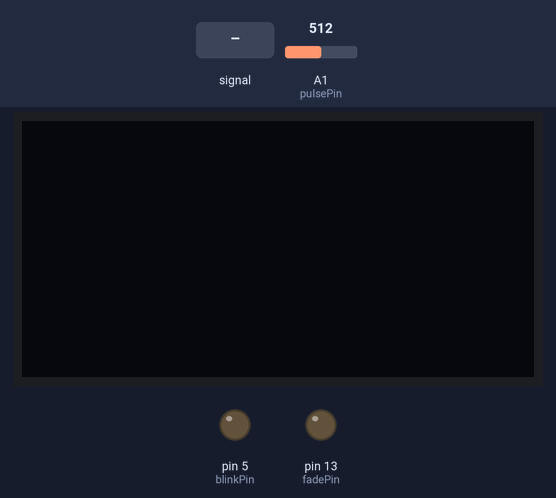
Bench run of a sketch on a simulated Arduino Uno, built with avr-gcc and run on an emulated ATmega328P. Shown: 128×64 one-colour display, output pins drawn as LEDs (lit = HIGH). Inputs (shaded band) come from the test bench; at power-on: A1 (pulsePin) = 512. What the sketch prints to the serial monitor is not drawn.

Above: at 1.2 s.
1.3 s: A1 (pulsePin) fed a 200 Hz sine of ±81 counts around its level
At 2.65 s:
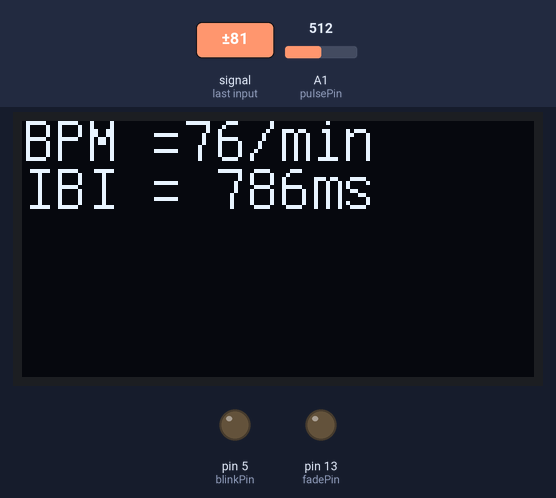
4.3 s: A1 (pulsePin) set to 540
At 5.6 s:
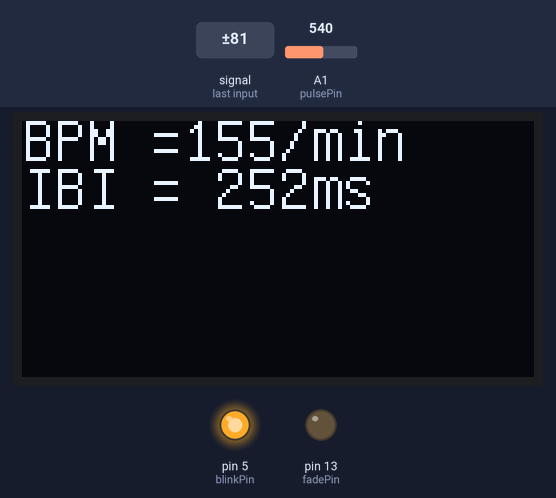
6.3 s: A1 (pulsePin) fed a 2 Hz sine of ±306 counts around its level
At 6.84 s:
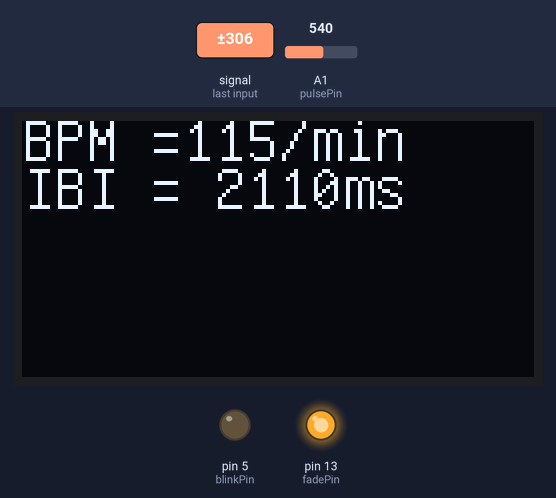
9.3 s: A1 (pulsePin) set to 716
At 10.5 s:
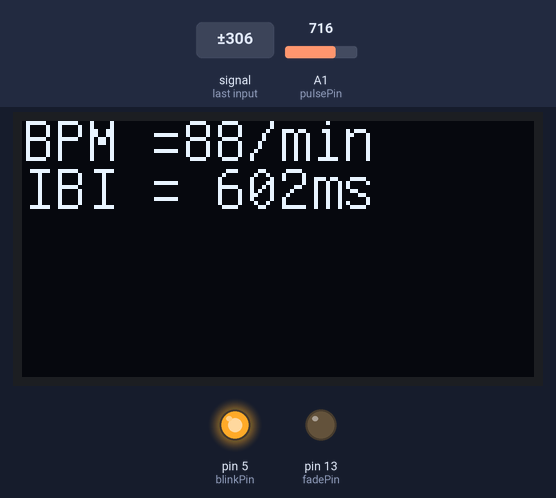
Timing chart, 0 to 12.3 s (numbered marks = the images above; inputs shaded):
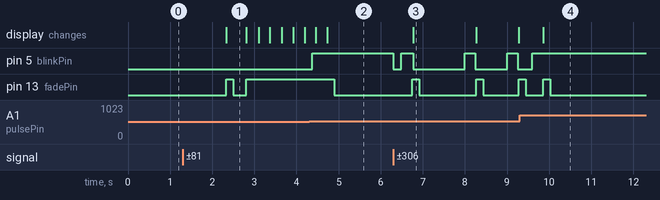

Measured:
- after the input at 1.3 s, pin 13 (fadePin): LOW → HIGH after 1.0 s, → LOW 0.17 s later, → HIGH 0.30 s later; the display: changes after 1.0 s (image 1)
- after the input at 4.3 s, pin 5 (blinkPin): LOW → HIGH after 0.07 s; pin 13 (fadePin): HIGH → LOW after 0.60 s
- after the input at 6.3 s, pin 5 (blinkPin): goes LOW 0.18 s, HIGH 0.29 s, LOW 1.2 s, HIGH 0.25 s, LOW 0.75 s, HIGH 0.25 s, then LOW, starting at once; pin 13 (fadePin): goes HIGH 0.17 s, LOW 1.3 s, HIGH 0.17 s, LOW 0.85 s, then HIGH, starting after 0.45 s; the display: changes after 0.47 s (image 3)
- after the input at 9.3 s, pin 5 (blinkPin): goes on until 9.6 s, then stays HIGH; pin 13 (fadePin): goes on until 10.0 s, then stays LOW
- what the display in image 1 shows lasts 0.5 s, from 2.3 s to 2.8 s
- what the display in image 3 shows lasts 1.5 s, from 6.8 s to 8.3 s

The sketch:

pules.ino
```cpp
#define PROCESSING_VISUALIZER 1//定义类型，类似等号，PROCESSING_VISUALIZER就是1
#define SERIAL_PLOTTER  2//同上
#include "U8glib.h"
U8GLIB_SSD1306_128X64 u8g(U8G_I2C_OPT_NONE);  // I2C 接口1306显示屏
#include <SoftwareSerial.h>//调用软串口库
SoftwareSerial BTSerial(11, 10);//软串口进行无线通信
int pulsePin = 1;                 // 心率模块连接到A0口
int blinkPin = 5;                // 用板载led（13号口）开关量模拟心跳
int fadePin = 13;                  // 用5号口的pwm信号模拟心跳
int fadeRate = 0;                 // 通过pwm信号进行淡出的效果
volatile int BPM;                   // 心率
volatile int Signal;                // 保持前一个输入数数据
volatile int IBI = 600;             // 采样的时间隔
volatile boolean Pulse = false;     // 判断是否为心跳的标志，true为有，false为没有
volatile boolean QS = false;        // 判断心跳拍子有效的标志


void draw() {

//显示
  u8g.setFont(u8g_font_unifont);
  u8g.setPrintPos(0,10);            //起始像素点
  u8g.print("BPM =");u8g.print(BPM);u8g.print("/min");//显示心率相关信息
   u8g.setPrintPos(0,22);
  u8g.print("IBI = ");u8g.print(IBI);  u8g.print("ms");//显示心跳的时间间隔
}

static int outputType = PROCESSING_VISUALIZER;// 串口输出类型选择
                                              // PROCESSING_VISUALIZER 用于PROCESSING上位机
                                              // SERIAL_PLOTTER 用于arduino的串口示波器
void setup() {
  BTSerial.begin(115200);
  pinMode(blinkPin, OUTPUT);        // 用直接闪烁的形式进行心跳的模拟
  pinMode(fadePin, OUTPUT);         // 用淡入淡出的形式进行心跳的模拟
  Serial.begin(115200);             // 串口传输时上位机的波特率
  interruptSetup();                 // 保持2ms的采样间隔
}
void loop() {

  serialOutput();//串口输出子程序；可以选择不同的输出类型
  //send_bt_Serial();//蓝牙发送数据子程序
  if (QS == true) {    // 发现一个心跳拍
    // 确定有节拍
    // 将节拍标志确定
    fadeRate = 255;         // 打开pwm的衰减信号并从255开始衰减                             /
    serialOutputWhenBeatHappens();   // 将拍子信号输出到串口
    QS = false;                      // 将标志初始化
 u8g.firstPage();
 do {
    draw();
 } while(
    u8g.nextPage()
   );
  }
  ledFadeToBeat();                      // led开始衰减变化
  delay(20);                             //延时
}                                       //主程序结束

void ledFadeToBeat()//pwm控制的led灯输出子程序
{
  fadeRate -= 15;                         //  设置每次衰减的大小（15个单位）
  fadeRate = constrain(fadeRate, 0, 255); //  将输出的大小约束再0到255之间
  analogWrite(fadePin, fadeRate);         //  将当前值输出到用pwm的led表示心跳的引脚上
}


void serialOutput() // 此子程序可以选择输出类型
{
  switch (outputType) {
    case PROCESSING_VISUALIZER:
      sendDataToSerial('S', Signal);     //直接输出给PROCESSING上位机，子程序在下面
      break;
    case SERIAL_PLOTTER:  //输出到arduino的串口绘图仪
      Serial.print(BPM);
      Serial.print(",");
      Serial.print(IBI);
      Serial.print(",");
      Serial.println(Signal);
      break;
    default:
      break;
  }
}

// 决定如何输出BPM和IBI数据的子程序
void serialOutputWhenBeatHappens() {
  switch (outputType) {
    case PROCESSING_VISUALIZER:    // find it here https://github.com/WorldFamousElectronics/PulseSensor_Amped_Processing_Visualizer
      sendDataToSerial('B', BPM);  // send heart rate with a 'B' prefix
      sendDataToSerial('Q', IBI);  // send time between beats with a 'Q' prefix
      break;

    default:
      break;
  }
}


//  将数据发送至上位机
void sendDataToSerial(char symbol, int data )//设定输出类型
{ BTSerial.print(symbol);
  BTSerial.println(data);
  Serial.print(symbol);
   Serial.println(data);
}

//以下是心率算法，用来计算BPM IBI Signal等

volatile int rate[10];                    // array to hold last ten IBI values
volatile unsigned long sampleCounter = 0;          // used to determine pulse timing
volatile unsigned long lastBeatTime = 0;           // used to find IBI
volatile int P = 512;                     // used to find peak in pulse wave, seeded
volatile int T = 512;                     // used to find trough in pulse wave, seeded
volatile int thresh = 530;                // used to find instant moment of heart beat, seeded
volatile int amp = 0;                   // used to hold amplitude of pulse waveform, seeded
volatile boolean firstBeat = true;        // used to seed rate array so we startup with reasonable BPM
volatile boolean secondBeat = false;      // used to seed rate array so we startup with reasonable BPM
void interruptSetup()
{ // CHECK OUT THE Timer_Interrupt_Notes TAB FOR MORE ON INTERRUPTS
  // Initializes Timer2 to throw an interrupt every 2mS.
  TCCR2A = 0x02;     // DISABLE PWM ON DIGITAL PINS 3 AND 11, AND GO INTO CTC MODE
  TCCR2B = 0x06;     // DON'T FORCE COMPARE, 256 PRESCALER
  OCR2A = 0X7C;      // SET THE TOP OF THE COUNT TO 124 FOR 500Hz SAMPLE RATE
  TIMSK2 = 0x02;     // ENABLE INTERRUPT ON MATCH BETWEEN TIMER2 AND OCR2A
  sei();             // MAKE SURE GLOBAL INTERRUPTS ARE ENABLED
}


// THIS IS THE TIMER 2 INTERRUPT SERVICE ROUTINE.
// Timer 2 makes sure that we take a reading every 2 miliseconds
ISR(TIMER2_COMPA_vect) {                        // triggered when Timer2 counts to 124
  cli();                                      // disable interrupts while we do this
  Signal = analogRead(pulsePin);              // 读取传感器接口的模拟量值
  sampleCounter += 2;                         // keep track of the time in mS with this variable
  int N = sampleCounter - lastBeatTime;       // monitor the time since the last beat to avoid noise

  //  find the peak and trough of the pulse wave
  if (Signal < thresh && N > (IBI / 5) * 3) { // avoid dichrotic noise by waiting 3/5 of last IBI
    if (Signal < T) {                       // T is the trough
      T = Signal;                         // keep track of lowest point in pulse wave
    }
  }

  if (Signal > thresh && Signal > P) {        // thresh condition helps avoid noise
    P = Signal;                             // P is the peak
  }                                        // keep track of highest point in pulse wave

  //  NOW IT'S TIME TO LOOK FOR THE HEART BEAT
  // signal surges up in value every time there is a pulse
  if (N > 250) {                                  // avoid high frequency noise
    if ( (Signal > thresh) && (Pulse == false) && (N > (IBI / 5) * 3) ) {
      Pulse = true;                               // set the Pulse flag when we think there is a pulse
      digitalWrite(blinkPin, HIGH);               // turn on pin 13 LED
      IBI = sampleCounter - lastBeatTime;         // measure time between beats in mS
      lastBeatTime = sampleCounter;               // keep track of time for next pulse

      if (secondBeat) {                      // if this is the second beat, if secondBeat == TRUE
        secondBeat = false;                  // clear secondBeat flag
        for (int i = 0; i <= 9; i++) {       // seed the running total to get a realisitic BPM at startup
          rate[i] = IBI;
        }
      }

      if (firstBeat) {                       // if it's the first time we found a beat, if firstBeat == TRUE
        firstBeat = false;                   // clear firstBeat flag
        secondBeat = true;                   // set the second beat flag
        sei();                               // enable interrupts again
        return;                              // IBI value is unreliable so discard it
      }


      // keep a running total of the last 10 IBI values
      word runningTotal = 0;                  // clear the runningTotal variable

      for (int i = 0; i <= 8; i++) {          // shift data in the rate array
        rate[i] = rate[i + 1];                // and drop the oldest IBI value
        runningTotal += rate[i];              // add up the 9 oldest IBI values
      }

      rate[9] = IBI;                          // add the latest IBI to the rate array
      runningTotal += rate[9];                // add the latest IBI to runningTotal
      runningTotal /= 10;                     // average the last 10 IBI values
      BPM = 60000 / runningTotal;             // how many beats can fit into a minute? that's BPM!
      QS = true;                              // set Quantified Self flag
      // QS FLAG IS NOT CLEARED INSIDE THIS ISR
    }
  }

  if (Signal < thresh && Pulse == true) {  // when the values are going down, the beat is over
    digitalWrite(blinkPin, LOW);           // turn off pin 13 LED
    Pulse = false;                         // reset the Pulse flag so we can do it again
    amp = P - T;                           // get amplitude of the pulse wave
    thresh = amp / 2 + T;                  // set thresh at 50% of the amplitude
    P = thresh;                            // reset these for next time
    T = thresh;
  }

  if (N > 2500) {                          // if 2.5 seconds go by without a beat
    thresh = 530;                          // set thresh default
    P = 512;                               // set P default
    T = 512;                               // set T default
    lastBeatTime = sampleCounter;          // bring the lastBeatTime up to date
    firstBeat = true;                      // set these to avoid noise
    secondBeat = false;                    // when we get the heartbeat back
  }
  sei();                                   // enable interrupts when youre done!
}
```
